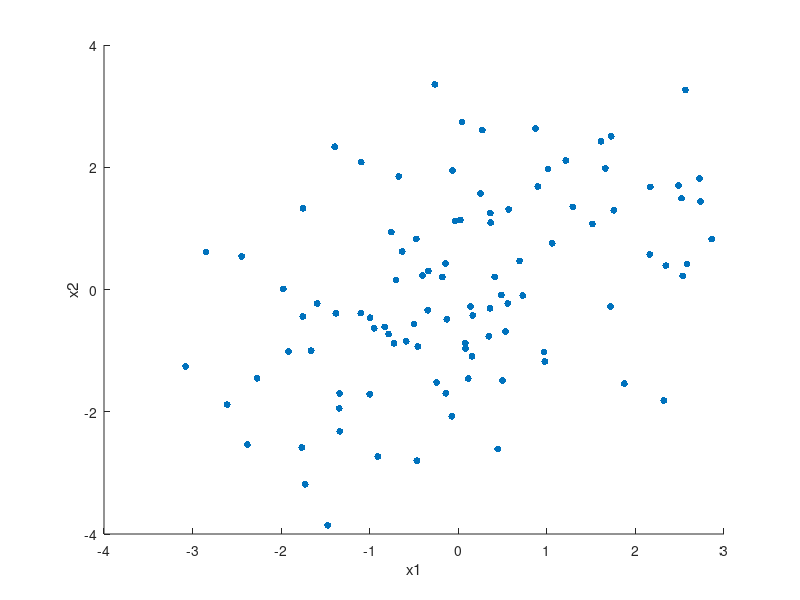

Write the MATLAB code that produced this figure. (Note: this script raises an error after producing the figure.)
% This MATLAB script is to introduce the basic concepts of
% psychophysiological interaction (PPI) of functional MRI (fMRI) data
% Author: Xin Di, PhD

% Part 1 simple correlation
% Generate simulated variables
x_common = randn(100,1);  % A common signal that give rises to correlation
x1 = x_common + randn(100,1);  % Simulated IQ
x2 = x_common + randn(100,1);  % Simulated brain volume

% Plot the relationship and calculate correlation
figure; scatter(x1,x2,25,'filled');
xlabel('x1');ylabel('x2');
[r,p] = corr(x1,x2)


% Part 2 different relationships between two groups
% Generate simulated variables
x_common = randn(100,1);  % A common signal that give rises to correlation
x1_conA = x_common + randn(100,1);  % Simulated IQ
x2_conA = x_common + randn(100,1);  % Simulated brain volume
x1_conB = randn(100,1);  % Simulated IQ
x2_conB = randn(100,1);  % Simulated brain volume

% concatenate male and female data as whole variables
x1 = [x1_conA;x1_conB];
x2 = [x2_conA;x2_conB];
condition = [ones(100,1);zeros(100,1)];

figure; scatter(x1,x2,25,condition,'filled');
xlabel('x1');ylabel('x2');
[r,p] = corr(x1,x2)
[r_conA,p_conA] = corr(x1_conA,x2_conA)
[r_conB,p_conB] = corr(x1_conB,x2_conB)


% Part3 Different methods to examine correlation (slope) differences 
design_matrix1 = [[x1_conA;zeros(100,1)],[zeros(100,1);x1_conB],gender]; % omitted constant term because regstats will be used
design_matrix2 = [x1,condition,x1.*condition];

figure; subplot(1,2,1);imagesc(design_matrix1)
subplot(1,2,2);imagesc(design_matrix2);colormap('gray')

s = regstats(x2,design_matrix1);
[s.tstat.beta, s.tstat.se, s.tstat.t, s.tstat.pval];
[p,F] = linhyptest(s.beta, s.covb, 0, [0 1 -1 0], s.tstat.dfe)

s = regstats(x2,design_matrix2);
[s.tstat.t(4), s.tstat.pval(4)]


% Part 4 differences of centering
design_matrix3 = [x1,condition,x1.*detrend(condition,'constant')];

figure; subplot(1,2,1);imagesc(design_matrix2)
subplot(1,2,2);imagesc(design_matrix3);colormap('gray')

figure; subplot(1,3,1);scatter(x1,x2,25,condition,'filled');
subplot(1,3,2);scatter(x1,design_matrix2(:,3), 25,condition,'filled');
subplot(1,3,3);scatter(x1,design_matrix3(:,3), 25,condition,'filled');


s = regstats(x2,design_matrix2);
[s.tstat.t(4), s.tstat.pval(4)]

s = regstats(x2,design_matrix3);
[s.tstat.t(4), s.tstat.pval(4)]
